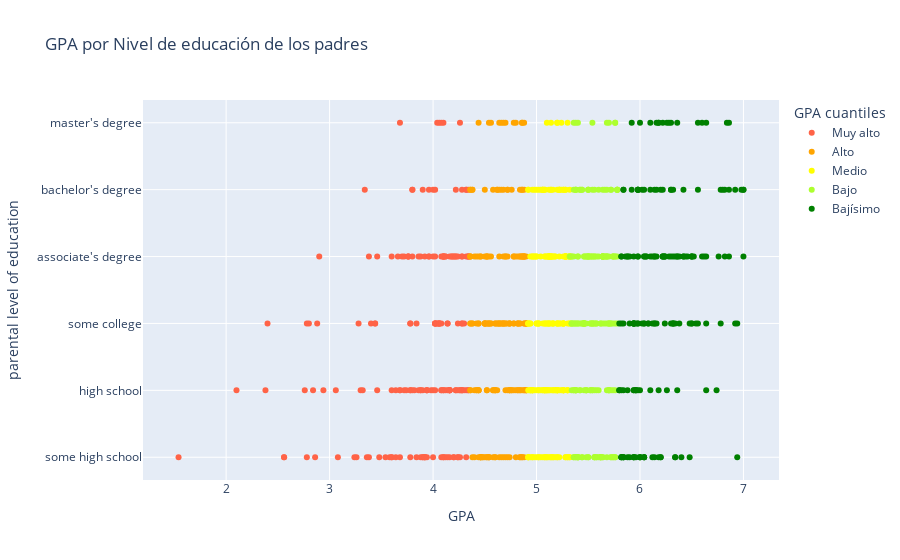

Write notebook code for a chart like this one.
### Markdown cell above
**Respuesta:**

### Code cell
df_grades["GPA cuantiles"] = pd.qcut(df_grades["GPA"], 5, labels=["Muy alto", "Alto", "Medio", "Bajo", "Bajísimo"])

# Código de gráfico 
fig = px.scatter(
    df_grades.sort_values(by="GPA"),
    x="GPA",
    y="parental level of education",
    hover_data=["gender"],
    color="GPA cuantiles",
    title="GPA por Nivel de educación de los padres",
    color_discrete_sequence=["tomato", "orange", "yellow", "greenyellow", "green"]
)

fig

### Figure 1 — Plotly figure (JSON) as saved in the notebook; plotly's stock layout.template omitted (floating-point values rounded to 4 significant figures; data arrays with more than 128 entries replaced by an {"elided": "..."} marker saying what was removed)
{"data": [{"customdata": {"elided": "176x1 str values"}, "hovertemplate": "GPA cuantiles=Muy alto<br>GPA=%{x}<br>parental level of education=%{y}<br>gender=%{customdata[0]}<extra></extra>", "legendgroup": "Muy alto", "marker": {"color": "tomato", "symbol": "circle"}, "mode": "markers", "name": "Muy alto", "orientation": "h", "showlegend": true, "type": "scatter", "x": {"elided": "176 float values"}, "xaxis": "x", "y": {"elided": "176 str values"}, "yaxis": "y"}, {"customdata": {"elided": "177x1 str values"}, "hovertemplate": "GPA cuantiles=Alto<br>GPA=%{x}<br>parental level of education=%{y}<br>gender=%{customdata[0]}<extra></extra>", "legendgroup": "Alto", "marker": {"color": "orange", "symbol": "circle"}, "mode": "markers", "name": "Alto", "orientation": "h", "showlegend": true, "type": "scatter", "x": {"elided": "177 float values"}, "xaxis": "x", "y": {"elided": "177 str values"}, "yaxis": "y"}, {"customdata": {"elided": "177x1 str values"}, "hovertemplate": "GPA cuantiles=Medio<br>GPA=%{x}<br>parental level of education=%{y}<br>gender=%{customdata[0]}<extra></extra>", "legendgroup": "Medio", "marker": {"color": "yellow", "symbol": "circle"}, "mode": "markers", "name": "Medio", "orientation": "h", "showlegend": true, "type": "scatter", "x": {"elided": "177 float values"}, "xaxis": "x", "y": {"elided": "177 str values"}, "yaxis": "y"}, {"customdata": {"elided": "173x1 str values"}, "hovertemplate": "GPA cuantiles=Bajo<br>GPA=%{x}<br>parental level of education=%{y}<br>gender=%{customdata[0]}<extra></extra>", "legendgroup": "Bajo", "marker": {"color": "greenyellow", "symbol": "circle"}, "mode": "markers", "name": "Bajo", "orientation": "h", "showlegend": true, "type": "scatter", "x": {"elided": "173 float values"}, "xaxis": "x", "y": {"elided": "173 str values"}, "yaxis": "y"}, {"customdata": {"elided": "172x1 str values"}, "hovertemplate": "GPA cuantiles=Bajísimo<br>GPA=%{x}<br>parental level of education=%{y}<br>gender=%{customdata[0]}<extra></extra>", "legendgroup": "Bajísimo", "marker": {"color": "green", "symbol": "circle"}, "mode": "markers", "name": "Bajísimo", "orientation": "h", "showlegend": true, "type": "scatter", "x": {"elided": "172 float values"}, "xaxis": "x", "y": {"elided": "172 str values"}, "yaxis": "y"}], "layout": {"legend": {"title": {"text": "GPA cuantiles"}, "tracegroupgap": 0}, "title": {"text": "GPA por Nivel de educación de los padres"}, "xaxis": {"anchor": "y", "domain": [0, 1], "title": {"text": "GPA"}}, "yaxis": {"anchor": "x", "domain": [0, 1], "title": {"text": "parental level of education"}}}}
